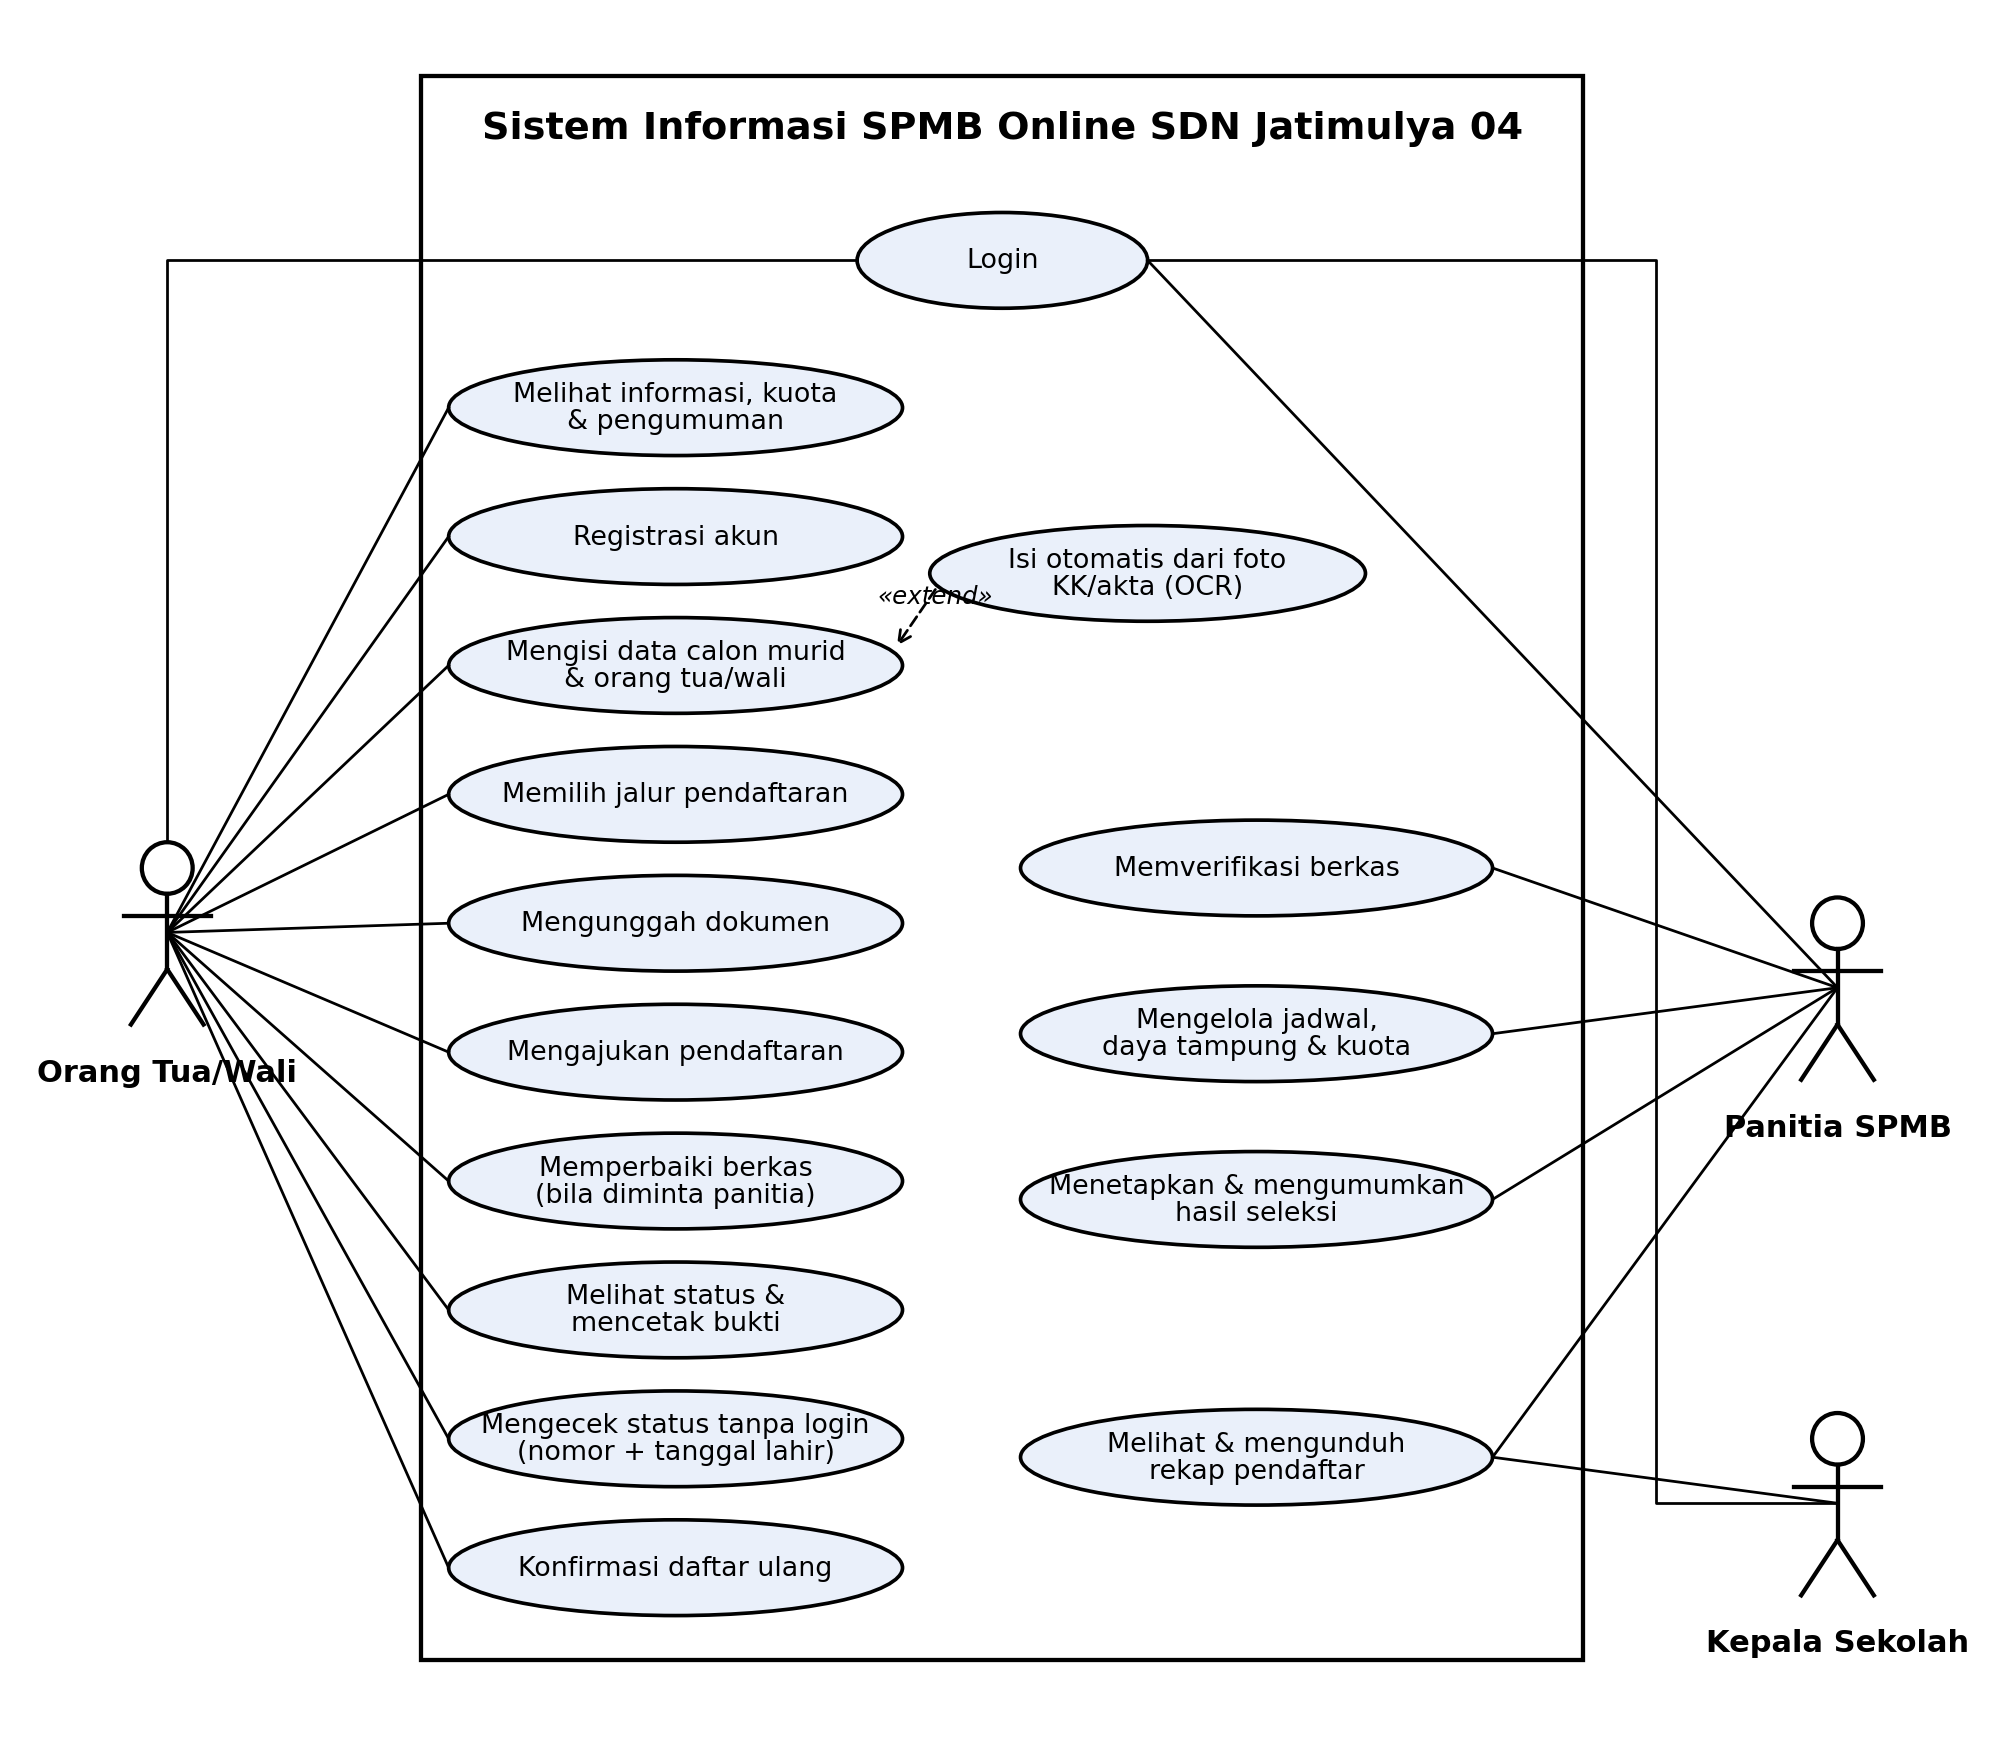

Write Python code to recreate this figure.
import matplotlib; matplotlib.use('Agg')
import matplotlib.pyplot as plt
from matplotlib.patches import Rectangle, Ellipse
K = '#000000'
fig, ax = plt.subplots(figsize=(11.5, 10), dpi=220); ax.set_xlim(0, 108); ax.set_ylim(4, 96); ax.axis('off')
ax.add_patch(Rectangle((22, 7), 64, 86, fill=False, ec=K, lw=1.4))
ax.text(54, 90.2, 'Sistem Informasi SPMB Online SDN Jatimulya 04', ha='center', va='center', fontsize=12.5, fontweight='bold', color=K)
pos = {}
def uc(x, y, t, w=25, h=5.2):
    ax.add_patch(Ellipse((x, y), w, h, fc='#eaf0fa', ec=K, lw=1.2))
    ax.text(x, y, t, ha='center', va='center', fontsize=8.8, color=K, linespacing=1.05); pos[t] = (x, y, w, h)
def actor(x, y, n):
    ax.add_patch(plt.Circle((x, y + 5), 1.4, fill=False, ec=K, lw=1.4))
    ax.plot([x, x], [y + 3.6, y - .5], color=K, lw=1.4); ax.plot([x - 2.4, x + 2.4], [y + 2.4, y + 2.4], color=K, lw=1.4)
    ax.plot([x, x - 2], [y - .5, y - 3.5], color=K, lw=1.4); ax.plot([x, x + 2], [y - .5, y - 3.5], color=K, lw=1.4)
    ax.text(x, y - 5.3, n, ha='center', va='top', fontsize=10, fontweight='bold', color=K)
def garis(a, t, kiri=True):
    x, y, w, _ = pos[t]; ax.plot([a[0], x - w / 2 if kiri else x + w / 2], [a[1] + 1.5, y], color=K, lw=.9)
uc(54, 83, 'Login', w=16)
L = ['Melihat informasi, kuota\n& pengumuman', 'Registrasi akun', 'Mengisi data calon murid\n& orang tua/wali', 'Memilih jalur pendaftaran',
     'Mengunggah dokumen', 'Mengajukan pendaftaran', 'Memperbaiki berkas\n(bila diminta panitia)', 'Melihat status &\nmencetak bukti',
     'Mengecek status tanpa login\n(nomor + tanggal lahir)', 'Konfirmasi daftar ulang']
YL = [75, 68, 61, 54, 47, 40, 33, 26, 19, 12]
for t, y in zip(L, YL): uc(36, y, t)
uc(62, 66, 'Isi otomatis dari foto\nKK/akta (OCR)', w=24)
x1, y1, w1, _ = pos['Isi otomatis dari foto\nKK/akta (OCR)']; x2, y2, w2, _ = pos['Mengisi data calon murid\n& orang tua/wali']
ax.annotate('', xy=(x2 + w2 / 2 - .5, y2 + .8), xytext=(x1 - w1 / 2 + .5, y1 - .6), arrowprops=dict(arrowstyle='->', color=K, lw=.9, ls=(0, (4, 2))))
ax.text(50.3, 64.4, '«extend»', fontsize=8, color=K, ha='center', style='italic')
R = ['Memverifikasi berkas', 'Mengelola jadwal,\ndaya tampung & kuota', 'Menetapkan & mengumumkan\nhasil seleksi', 'Melihat & mengunduh\nrekap pendaftar']
YR = [50, 41, 32, 18]
for t, y in zip(R, YR): uc(68, y, t, w=26)
ot = (8, 45); pn = (100, 42); ks = (100, 14)
actor(*ot, 'Orang Tua/Wali'); actor(*pn, 'Panitia SPMB'); actor(*ks, 'Kepala Sekolah')
for t in L: garis(ot, t)
x, y, w, _ = pos['Login']; ax.plot([ot[0], ot[0], x - w / 2], [ot[1] + 6.5, y, y], color=K, lw=.9)
for t in R: garis(pn, t, False)
ax.plot([pn[0], x + w / 2], [pn[1] + 1.5, y], color=K, lw=.9)
garis(ks, R[3], False); ax.plot([ks[0], 90, 90, x + w / 2], [ks[1] + 1.5, ks[1] + 1.5, y, y], color=K, lw=.9)
plt.savefig('usecase.png', bbox_inches='tight', facecolor='white')
